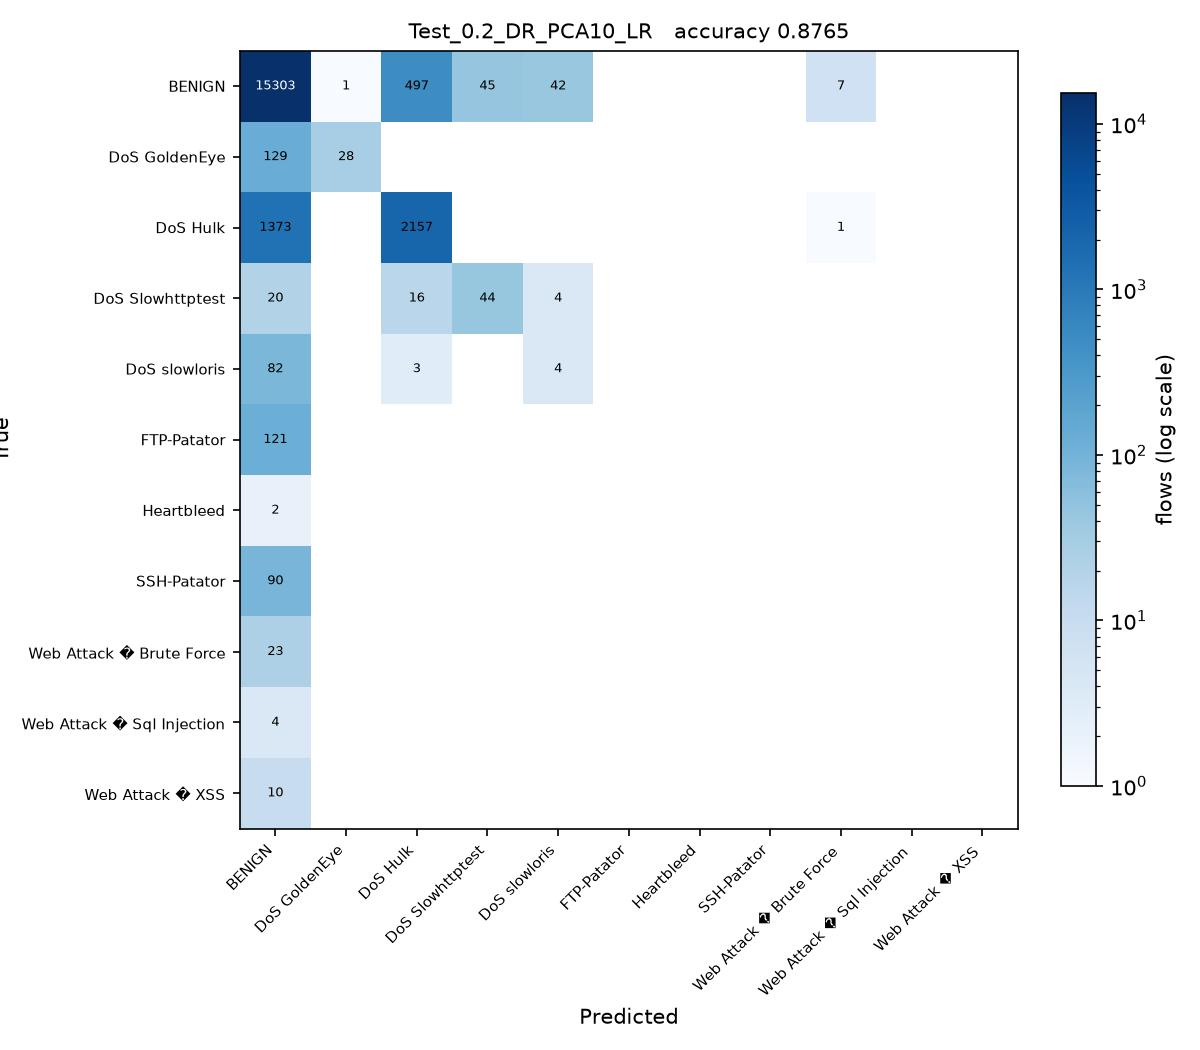

Generate this figure with Python:
# Test_0.2_DR_PCA10_LR.py
#
# Test size 0.2  |  PCA, 10 components  |  Logistic Regression (sheet #2)
#
# This is SGDC_60_40.py with the changes marked CHANGE below and nothing else.

import os
from pathlib import Path

# CHANGE 1: find the folder holding the three CSV files and run from there, so
# the plain file names below resolve no matter where this script is started
# from or how deeply it sits inside the project folder.
HERE = Path(__file__).resolve().parent
for PROJECT in [HERE, *HERE.parents]:
    if (PROJECT / 'Tuesday-WorkingHours.pcap_ISCX.csv').exists():
        os.chdir(PROJECT)
        break
else:
    raise SystemExit('Put this folder inside the folder that holds the three '
                     'CIC-IDS2017 CSV files, then run the script again.')
import numpy as np
import pandas as pd

df1 = pd.read_csv('Tuesday-WorkingHours.pcap_ISCX.csv', low_memory=True)
df2 = pd.read_csv('Wednesday-workingHours.pcap_ISCX.csv', low_memory=True)
df3 = pd.read_csv('Thursday-WorkingHours-Morning-WebAttacks.pcap_ISCX.csv', low_memory=True)

dataset = pd.concat([df1, df2, df3], ignore_index=True)

dataset.columns = dataset.columns.str.strip()

# CHANGE 2: a stratified sample of 100000 flows, the same for every run. An RBF
# SVM on all 1.3 million flows would take about an hour per script.
# At least 50 flows of every class are kept.
label = dataset.columns[-1]
dataset = pd.concat(
    [g.sample(n=min(len(g), max(50, round(100000 * len(g) / len(dataset)))), random_state=0)
     for _, g in dataset.groupby(label)],
    ignore_index=True
)

X = dataset.iloc[:, :-1]
y = dataset.iloc[:, -1]

X = X.apply(pd.to_numeric, errors='coerce')

X.replace([np.inf, -np.inf], np.nan, inplace=True)

from sklearn.impute import SimpleImputer

imputer = SimpleImputer(missing_values=np.nan, strategy='mean')
X = imputer.fit_transform(X)

from sklearn.preprocessing import LabelEncoder

labelencoder_y = LabelEncoder()
y = labelencoder_y.fit_transform(y)

from sklearn.model_selection import train_test_split

X_train, X_test, y_train, y_test = train_test_split(
    X,
    y,
    test_size=0.2,   # CHANGE 3: test size
    random_state=0,
    stratify=y
)

# CHANGE 4: PCA, from PCA_LDA_KErnel_PCA_CODE.pdf (fit only on training data)
from sklearn.decomposition import PCA

pca = PCA(n_components=10)
X_train = pca.fit_transform(X_train)
X_test = pca.transform(X_test)

# CHANGE 5: Logistic Regression (sheet #2) in place of SGDClassifier
from sklearn.linear_model import LogisticRegression

classifier = LogisticRegression(
    max_iter=1000,
    random_state=0
)

classifier.fit(X_train, y_train)

y_pred = classifier.predict(X_test) 

from sklearn.metrics import confusion_matrix
from sklearn.metrics import accuracy_score
from sklearn.metrics import precision_score
from sklearn.metrics import recall_score
from sklearn.metrics import f1_score
from sklearn.metrics import classification_report

cm = confusion_matrix(y_test, y_pred)

print("Confusion Matrix:\n")
print(cm)

print("\nAccuracy : {:.4f}".format(accuracy_score(y_test, y_pred)))
print("\nPrecision : {:.4f}".format(precision_score(y_test, y_pred, average='weighted')))
print("\nRecall : {:.4f}".format(recall_score(y_test, y_pred, average='weighted')))
print("\nF1 Score : {:.4f}".format(f1_score(y_test, y_pred, average='weighted')))

print("\nClassification Report:\n")
print(classification_report(y_test, y_pred))

# CHANGE 6: save the confusion matrix as Test_0.2_DR_PCA10_LR.jpg and record the result
import matplotlib
matplotlib.use('Agg')
import matplotlib.pyplot as plt
from matplotlib.colors import LogNorm

here = HERE                     # the folder this script sits in
names = [str(c) for c in labelencoder_y.classes_]
fig, ax = plt.subplots(figsize=(8, 7))
im = ax.imshow(cm, cmap='Blues', norm=LogNorm(vmin=1))
ax.set_xticks(range(len(names)), names, rotation=45, ha='right', fontsize=7)
ax.set_yticks(range(len(names)), names, fontsize=7)
ax.set_xlabel('Predicted')
ax.set_ylabel('True')
ax.set_title('Test_0.2_DR_PCA10_LR   accuracy {:.4f}'.format(accuracy_score(y_test, y_pred)), fontsize=10)
for i in range(cm.shape[0]):
    for j in range(cm.shape[1]):
        if cm[i, j]:
            ax.text(j, i, cm[i, j], ha='center', va='center', fontsize=6,
                    color='white' if cm[i, j] > cm.max() / 3 else 'black')
fig.colorbar(im, ax=ax, fraction=0.04, label='flows (log scale)')
fig.tight_layout()
fig.savefig(here / 'Test_0.2_DR_PCA10_LR.jpg', dpi=150)
plt.close(fig)

row = pd.DataFrame([{
    'Test': 0.2, 'DR': 'PCA10', 'Clas': 'LR',
    'Acc': round(accuracy_score(y_test, y_pred), 4),
    'Pre': round(precision_score(y_test, y_pred, average='weighted'), 4),
    'Rec': round(recall_score(y_test, y_pred, average='weighted'), 4),
    'F1': round(f1_score(y_test, y_pred, average='weighted'), 4),
    'script': 'Test_0.2_DR_PCA10_LR',
}])
out = PROJECT / 'results' / '75_runs_pca.csv'
out.parent.mkdir(exist_ok=True)
if out.exists():
    old = pd.read_csv(out)
    row = pd.concat([old[old['script'] != 'Test_0.2_DR_PCA10_LR'], row], ignore_index=True)
row.to_csv(out, index=False)
